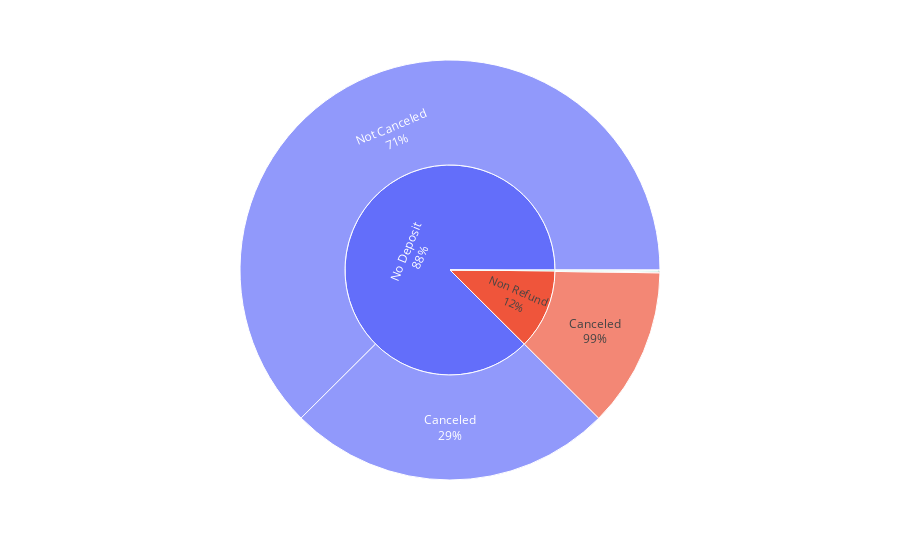

Here is the notebook cell this chart was saved with:
### Markdown cell above
Total bookings in the given time period of a City Hotel is nearly twice as that of Resort Hotel.
Cancellation rate of City Hotel bookings is approx. 1.5 times as that of the Resort Hotel bookings.

### Code cell
# Sunburst graph
fig = px.sunburst(data, path=['deposit_type', 'is_canceled'], labels=["a","b","a","b","c","d"])
for i in range(len(fig.data[0].labels)):
    if(fig.data[0].labels[i] == '0'):
        fig.data[0].labels[i] = 'Not Canceled'
    if(fig.data[0].labels[i] == '1'):
        fig.data[0].labels[i] = 'Canceled'
fig.update_traces(textinfo="label+percent parent")
fig.show()

### Figure 1 — Plotly figure (JSON) as saved in the notebook; plotly's stock layout.template omitted (floating-point values rounded to 4 significant figures)
{"data": [{"branchvalues": "total", "domain": {"x": [0, 1], "y": [0, 1]}, "hovertemplate": "labels=%{label}<br>count=%{value}<br>parent=%{parent}<br>id=%{id}<extra></extra>", "ids": ["No Deposit/0", "Non Refund/0", "Refundable/0", "No Deposit/1", "Non Refund/1", "Refundable/1", "No Deposit", "Non Refund", "Refundable"], "labels": ["Not Canceled", "Not Canceled", "Not Canceled", "Canceled", "Canceled", "Canceled", "No Deposit", "Non Refund", "Refundable"], "name": "", "parents": ["No Deposit", "Non Refund", "Refundable", "No Deposit", "Non Refund", "Refundable", "", "", ""], "textinfo": "label+percent parent", "type": "sunburst", "values": [73864, 93, 126, 29659, 14494, 36, 103523, 14587, 162]}], "layout": {"legend": {"tracegroupgap": 0}, "margin": {"t": 60}}}
